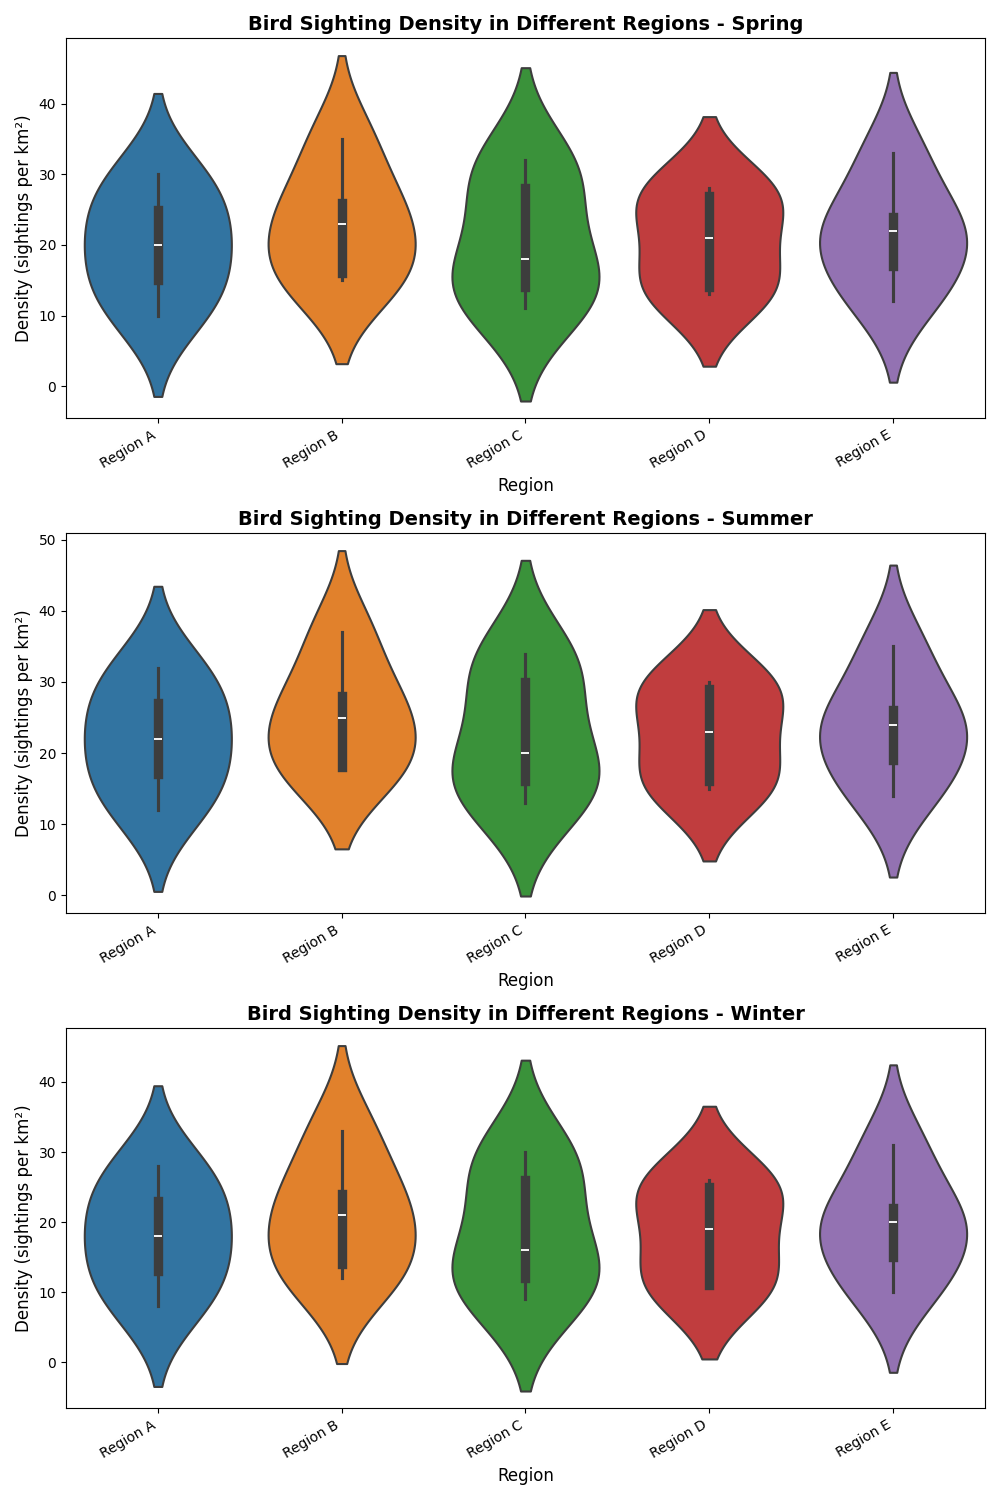

Reproduce this figure in Python.
import matplotlib.pyplot as plt
import numpy as np
import seaborn as sns

# Backstory: Fictional Study on Bird Migration Patterns Across Various Regions
# This study focuses on the density of bird sightings in different regions at three times of the year: Spring, Summer, and Winter.

# Define the regions
regions = ['Region A', 'Region B', 'Region C', 'Region D', 'Region E']

# Bird sightings data (density per km²) for three periods
spring_density = np.array([
    [10, 15, 11, 14, 12], 
    [20, 23, 18, 21, 22], 
    [30, 35, 32, 28, 33],
    [25, 26, 28, 27, 24],
    [15, 16, 14, 13, 17]
])

summer_density = np.array([
    [12, 18, 13, 16, 14], 
    [22, 25, 20, 23, 24], 
    [32, 37, 34, 30, 35],
    [27, 28, 30, 29, 26],
    [17, 18, 16, 15, 19]
])

winter_density = np.array([
    [8, 12, 9, 11, 10], 
    [18, 21, 16, 19, 20], 
    [28, 33, 30, 26, 31],
    [23, 24, 26, 25, 22],
    [13, 14, 12, 11, 15]
])

# Create a figure with multiple subplots
fig, axs = plt.subplots(3, 1, figsize=(10, 15), tight_layout=True)

# Define the density plot function
def create_density_plot(ax, data, season):
    sns.violinplot(data=data,
                   ax=ax, linewidth=1.5)
    ax.set_title(f'Bird Sighting Density in Different Regions - {season}', fontsize=14, fontweight='bold')
    ax.set_xlabel('Region', fontsize=12)
    ax.set_ylabel('Density (sightings per km²)', fontsize=12)
    ax.set_xticklabels(regions, rotation=30, ha='right')

# Create density plots for each season
create_density_plot(axs[0], spring_density, 'Spring')
create_density_plot(axs[1], summer_density, 'Summer')
create_density_plot(axs[2], winter_density, 'Winter')

# Show the plot
plt.show()
